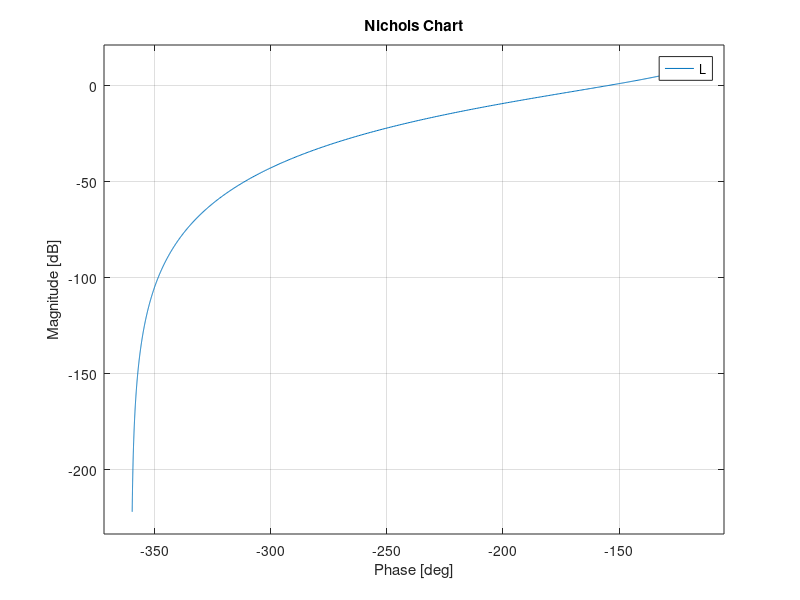

This chart was generated by the following MATLAB code:
%%LAB 5

%%Q1
%%a
s=tf('s');
G=1/(1+s)^2;
C=(1+s)^2/(s+s^2/4);
R=C/(1+G*C);
r=1/s;
u=R*r;
H=zpk(minreal(u,1e-3));
[num,dem]=tfdata(H,'v');
[r,p]=residue(num,dem);

%%b

%%G should be minimal and strictly proper
%%C should be minimal and proper
%Then well posed

%Minimal Durumu birbirini götüren köklerin sadeleştiği durumdur.
%Polinomun en sade halidir. Aşağıdaki durumlar minimal durumda test edilir

%Strictly proper, paydanın en büyük üstünün payın en büyük üstünden büyük
%olduğu durumdur.

%Strictly proper, paydanın en büyük üstünün payın en büyük üstünden büyük
%ve eşit olduğu durumdur.

%Minimal Durumu birbirini götüren köklerin sadeleştiği durumdur.
%Polinomun en sade halidir


%%G ve C yi test ettiğimizde iki koşulu da sağlamaktadır. Bundan ötürü Bu
%%feedback sistemi well posedur.

%%c
%% Stability için ise ilk L=G*C transfer fonsiyonunun pozitif reel köklerinin
%% sadeleşip sadeleşmediğine bakıyoruz. Eğer sadeleşiyor ise unstable durumu oluşur

%% Negatif kökler sadeleşiyor ya da herhangi bir kök sadeleşmiyor ise
%% PaydaG*PaydaC+PayG*PayC polinomunun strictly negative (r<0) reel kısmı olup olmadığına bakıyoruz.
%% Eğer tüm kökler strictly negative ise stabildir, değil ise unstable durumu oluşur

payda=(s+1)^2*(s+s^2/4);
pay=(s+1)^2*1;

%%s^4 + 6 s^3 + 13 s^2 + 12 s + 4
  %-------------------------------
                % 4
roots([1 6 13 12 4]) ;
%%girdiler her ifadenin katsayısı ör. s^4 1 6s^3 6

%%d

%%• N = number of encirclements of the Nyquist diagram of L(s) around (-1 , j0)
%%P = number of poles of L(s) with real part > 0
L=G*C;
pole(L);
nyquist(L);


%%e

S=1/(1+G*C);
pole(L);
u_bar=0.5;
w0=1;

[mag,phi]=bode(S,w0);

phi_rad=phi/180*pi;
y_bar=mag*u_bar;


%%7

T=(G*C)/(1+G*C);
Y=3*T+2*S;
pole(Y);%%for bibo

u_bar=1;
K=dcgain(Y)*u_bar;

%%Q3

%%1
L=1/(s*(1+s/2)^3);
pole(L);
nyquist(L);
%%N==P==0

%%2
nichols(L);

%3
[Gm,Pm,a,b]=margin(L);
Gm_db=20*log10(Gm);



